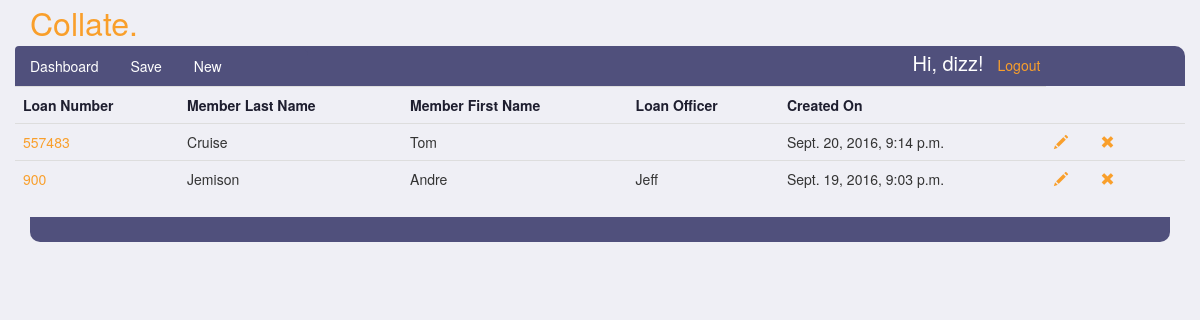
Screenshot of /dizz/submittals/ (signed in) with the database file from the repository.
### submittals/models.py (models this page shows, shortened)
class Submittal(models.Model):
    ACCOUNT_TYPES = (
        ('EQ', 'Equity Line of Credit'),
        ('EL', 'Equity Loan'),
    )
    PAY_TYPES = (
        ('BW', 'Bi-Weekly'),
        ('SM', 'Semi-Monthly'),
        ('MO', 'Monthly'),
        ('WK', 'Weekly'),
    )
    loan_number = models.PositiveIntegerField(unique=True)
    account_type = models.CharField(max_length=256, blank=True, choices=ACCOUNT_TYPES)
    loan_officer = models.CharField(max_length=256, blank=True)
    loan_processor = models.ForeignKey(Person, related_name="submittals", null=True, blank=True)
    loan_story = models.CharField(max_length=2560, blank=True)
    b1_first_name = models.CharField(max_length=256, blank=True)
    b1_last_name = models.CharField(max_length=256, blank=True)
    b2_first_name = models.CharField(max_length=256, blank=True)
    b2_last_name = models.CharField(max_length=256, blank=True)
    b1_employer_name = models.CharField(max_length=256, blank=True)
    b2_employer_name = models.CharField(max_length=256, blank=True)
    b1_hire_date = models.CharField(max_length=256, blank=True)
    b2_hire_date = models.CharField(max_length=256, blank=True)
    b1_income_amount = models.PositiveIntegerField(null=True, blank=True)
    b2_income_amount = models.PositiveIntegerField(null=True, blank=True)
    b1_pay_frequency = models.CharField(max_length=256, blank=True, choices=PAY_TYPES)
    b2_pay_frequency = models.CharField(max_length=256, blank=True, choices=PAY_TYPES)
    b1_period_end_date = models.CharField(max_length=256, blank=True)
    b2_period_end_date = models.CharField(max_length=256, blank=True)
    b1_income_output = models.CharField(max_length=256, blank=True)
    b2_income_output = models.CharField(max_length=256, blank=True)
    created_at = models.DateTimeField(auto_now=True)

### submittals/views.py (the view)
# urls.py: url(r'^(?P<username>\w+)/submittals/$', views.dashboard, name='dashboard'),
@login_required
def dashboard(request, username):
    if request.method == 'GET':
        person = Person.objects.get(user=request.user)
        submittals = person.submittals.all().order_by('-created_at')
    return render(request, 'dashboard.html', {'submittals': submittals})

### templates/dashboard.html (shortened to what this page needs)
{% extends 'submittal-layout.html' %}
{% block body %}
<div class="container">
<main class="drop-down">
    <section class="row dashboard-first-row">
        <table class="table table-hover submittal-list">
        <tr>
            <th>Loan Number</th>
            <th>Member Last Name</th>
            <th>Member First Name</th>
            <th>Loan Officer</th>
            <th>Created On</th>
        </tr>
        {% for s in submittals %}
            <tr id="item-{{ s.id }}">
                <td><a href="/{{ request.user.username }}/submittals/{{ s.id }}">{{ s.loan_number }}</a></td>
                <td>{{ s.b1_last_name }}</td>
                <td>{{ s.b1_first_name }}</td>
                <td>{{ s.loan_officer }}</td>
                <td>{{ s.created_at }}</td>
                <td><a href="/{{ request.user.username }}/submittals/{{ s.id }}"><span title="Edit" id="{{ s.id }}"
                          class="glyphicon glyphicon-pencil edit-glyphicon"></span></a></td>
                <td><span title="Delete" id="{{ s.id }}"
                          class="glyphicon glyphicon-remove delete-glyphicon delete-submit"></span></td>
            </tr>
        {% endfor %}
            </table>
        </section>
    <div class="nav-bottom"></div>
            </div>
      <div class="col-md-4"></div>
      <div class="col-md-4"></div>
    <div class="row">
      <div class="col-md-6"></div>
      <div class="col-md-6"></div>
    </div>
{% endblock %}

### templates/submittal-layout.html (shortened to what this page needs)
<!DOCTYPE html>
<html>
<head>
<link rel="stylesheet" href="https://maxcdn.bootstrapcdn.com/bootstrap/3.3.7/css/bootstrap.min.css"
>
{% load static %}
<link rel="stylesheet" type="text/css" href="{% static 'css/submittals.css' %}">
    <link rel="stylesheet" type="text/css" href="{% static 'css/dashboard.css' %}">
</head>
<body>
<div class="container">
    <div class="row">
        <div class="col-xs-2 title"><a href='/'>Collate.</a></div>
    </div>
    <div class="row">
<header class="nav">
    <ul class="nav nav-pills col-md-3 col-sm-5 col-xs-8">
      <li role="presentation" class="active"><a href="/{{ user.username }}/submittals/">Dashboard</a></li>
      <li role="presentation"><a onClick="saveSubmit(); return false;" id="save" href="">Save</a></li>
      <li role="presentation"><a href="/{{ user.username }}/submittals/new/">New</a></li>
</ul>
        <ul class="col-md-3 pull-right list-inline logout-list">
            <li><h5>Hi, {{ request.user.username }}!</h5></li>
            <li><a href="/logout_user/">Logout</a></li>
            </ul>
        </header>
    </div>
</div>
{% block body %}
{% endblock %}
</body>
</html>

### submittals/static/css/submittals.css (style rules this page uses)
.title a { margin-top: 5px; padding: 0px; color: #f99f2b !important; font-family: Helvetica Neue, Helvetica, Arial, sans-serif; letter-spacing: 0; font-size: 32px; }
body { background-color: #efeff5; }
a { color: white; }
h5 { margin: 0; font-size: 20px; }
.nav { background-color: #50507c; border-top-right-radius: 10px; border-top-left-radius: 10px; color: white; }
.nav .active a { background-color: #50507c !important; }
.logout-list { margin-top: 6px; }
.logout-list li a { color: #f99f2b; }

### submittals/static/css/dashboard.css (style rules this page uses)
.table { border-color: #000; border-bottom: 0 !important; }
.table th { background-color: #efeff5 !important; color: #1e1e2f; }
.table a { color: #f99f2b; }
.nav-bottom { background-color: #50507c; height: 25px; border-bottom-right-radius: 10px; border-bottom-left-radius: 10px; color: white; }
.delete-glyphicon { margin-right: 30px; font-size: 14px; color: #f99f2b; cursor: pointer; }

### rows the page displays
Submittal: loan_number "557483", b1_last_name "Cruise", b1_first_name "Tom", created_at "Sept. 20, 2016, 9:14 p.m."
Submittal: loan_number "900", b1_last_name "Jemison", b1_first_name "Andre", loan_officer "Jeff", created_at "Sept. 19, 2016, 9:03 p.m."

### other values shown
{{ request.user.username }} "dizz"
